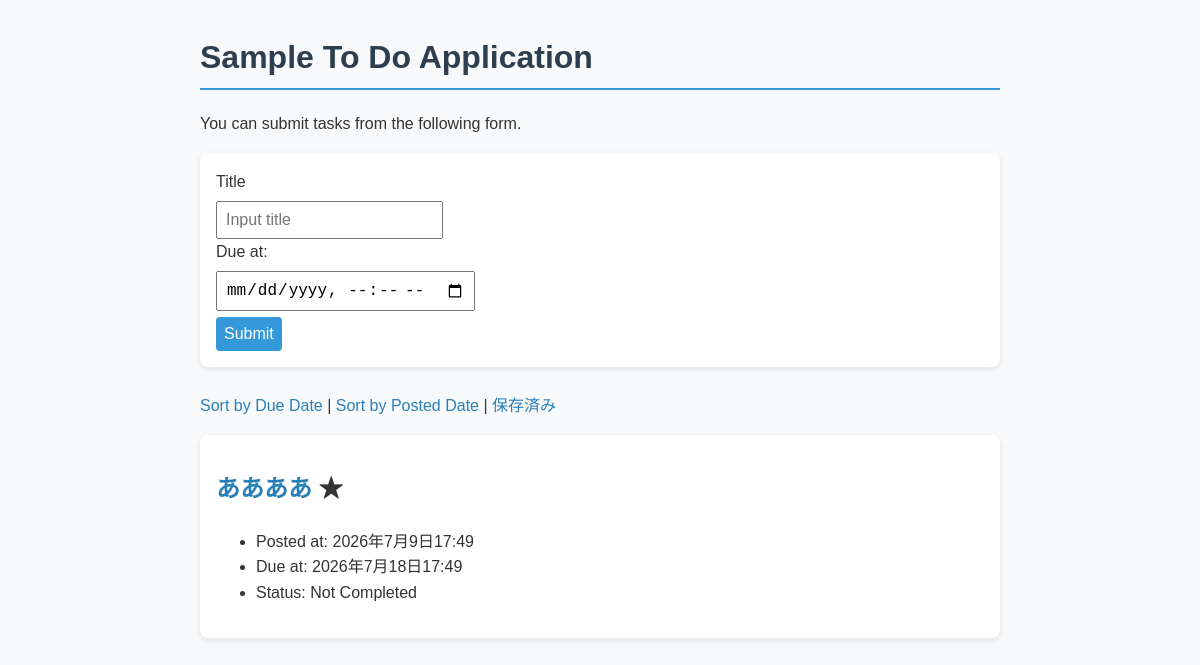
The page / on the database its author committed.
### todo/models.py (models this page shows, shortened)
class Task(models.Model):
    title = models.CharField(max_length=100)
    completed = models.BooleanField(default=False)
    posted_at = models.DateTimeField(default=timezone.now)
    due_at = models.DateTimeField(null=True, blank=True)
    saved = models.BooleanField(default=False)

### todo/views.py (the view)
# urls.py: path('', todo_views.index, name='index'),
def index(request):
    if request.method == 'POST':
        task = Task(title=request.POST['title'],
                    due_at=make_aware(parse_datetime(request.POST['due_at'])))
        task.save()
    if request.GET.get('order') == 'due':
        tasks = Task.objects.order_by('due_at')
    else:
        tasks = Task.objects.order_by('-posted_at')
    context = {
        'tasks': tasks
    }
    return render(request, 'todo/index.html', context)

### todo/templates/todo/index.html (shortened to what this page needs)
{% load static %}
<!DOCTYPE html>
<html lang="ja">
  <head>
    <link rel="stylesheet" href="{% static 'todo/style.css' %}">
  </head>
  <body>
    <h1>Sample To Do Application</h1>
    <p>You can submit tasks from the following form.</p>
    <form action="{% url 'index' %}" method="post">
      <div>
        <label for="titleInput">Title</label><br>
        <input id="titleInput" name="title" type="text" placeholder="Input title">
      </div>
      <div>
        <label for="dueInput">Due at:</label><br>
        <input id="dueInput" name="due_at" type="datetime-local">
      </div>
      <div>
        <button type="submit">Submit</button>
      </div>
    </form>
    <br>
    <div>
      <a href="{% url 'index' %}?order=due">Sort by Due Date</a> |
      <a href="{% url 'index' %}?order=post">Sort by Posted Date</a>
      | <a href="{% url 'saved' %}">保存済み</a>
    </div>
    {% for task in tasks %}
    <div class="text">
      <h2><a href="{% url 'detail' task.id %}">{{ task.title }}</a></a>
        {% if task.saved %}★{% else %}☆{% endif %}
      </h2>
      <ul>
        <li>Posted at: {{ task.posted_at }}</li>
        {% if task.due_at %}
        <li>Due at: {{ task.due_at }}</li>
        {% endif %}
        {% if task.completed %}
        <li>Status: Completed</li>
        {% else %}
        <li>Status: Not Completed</li>
        {% endif %}
      </ul>
    </div>
    {% endfor %}
  </body>
</html>

### todo/static/todo/style.css (style rules this page uses)
body { font-family: Arial, sans-serif; margin: 2rem auto; max-width: 800px; line-height: 1.6; color: #333; background-color: #f8f9fa; padding: 0 1rem; }
h1 { color: #2c3e50; border-bottom: 2px solid #3498db; padding-bottom: 0.3rem; }
form { background: white; padding: 1rem; border-radius: 8px; box-shadow: 0 2px 6px rgba(0, 0, 0, 0.1); }
input, button { margin-top: 0.4rem; padding: 0.5rem; font-size: 1rem; }
button { background-color: #3498db; color: white; border: none; border-radius: 4px; cursor: pointer; }
.text { background: white; padding: 1rem; margin-top: 1rem; border-radius: 8px; box-shadow: 0 2px 6px rgba(0, 0, 0, 0.1); }
a { color: #2980b9; text-decoration: none; }

### rows shown on the page
Task: title "ああああ", posted_at "2026年7月9日17:49", due_at "2026年7月18日17:49", completed "Status: Not Completed"
